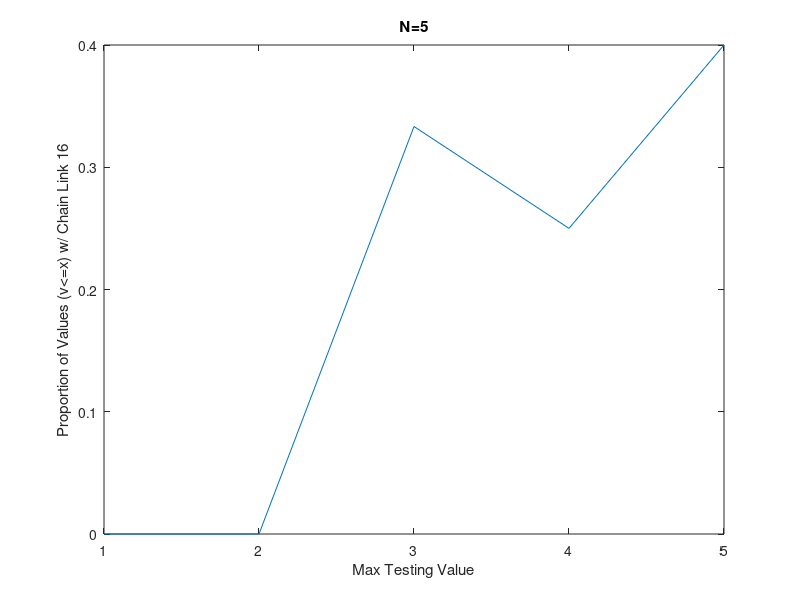

This chart was generated by the following MATLAB code:
% Jacob Krol
% Collatz 16 as Base 2 Center Chain Proportion Growth

max = input('Maximum value to be tested:');
prop = zeros(1,max);

for nval = 1:max
    currentval = 1;
    dim=13;
    chain = zeros(1,dim+1);

    while(currentval < nval)
        currentval = currentval+1;
        movingval = currentval;
        while(log2(movingval)-floor(log2(movingval))>0)
            if(mod(movingval,2)==0)
                movingval = movingval/2;
            else
                movingval = 3*movingval+1;
            end
        end
        chain(log2(movingval)) = chain(log2(movingval))+1;
    end
    chain = [1 chain];
    prop(nval) = chain(5)/sum(chain);
    if(mod(nval,500)==0)
        disp(nval)
    end
end

plot(1:max,prop)
title(['N=' int2str(max)])
xlabel('Max Testing Value')
ylabel('Proportion of Values (v<=x) w/ Chain Link 16')